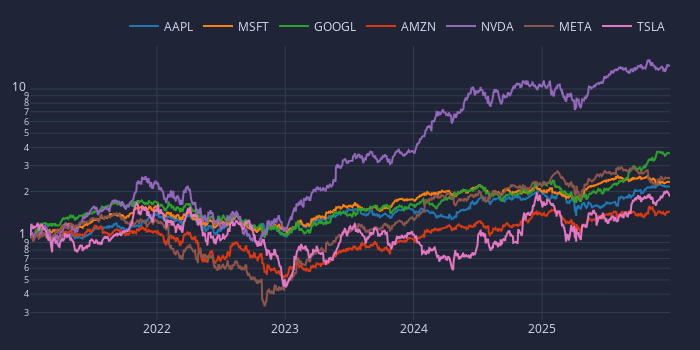

The notebook cell this image was saved under:
### Markdown cell above
## 1. Setup & Data Acquisition

### Code cell
import vectorbt as vbt
import numpy as np
import pandas as pd
import plotly.graph_objects as go

# Configuration
symbols = ['AAPL', 'MSFT', 'GOOGL', 'AMZN', 'NVDA', 'META', 'TSLA']
benchmark = 'SPY'
start_date = '2021-01-01'
end_date = '2026-01-01'

vbt.settings.array_wrapper['freq'] = 'days'
vbt.settings.returns['year_freq'] = '252 days'
vbt.settings.plotting['layout']['template'] = 'vbt_dark'

# Download Data
print(f"Downloading data for {len(symbols)} assets...")
data = vbt.YFData.download(symbols, start=start_date, end=end_date)
price = data.get('Close')

# Plot normalized price (Growth of $1)
(price / price.iloc[0]).vbt.plot(yaxis_type='log').show()

### Figure 1 — Plotly figure (JSON) as saved in the notebook; plotly's stock layout.template omitted (floating-point values rounded to 4 significant figures; data arrays with more than 128 entries replaced by an {"elided": "..."} marker saying what was removed)
{"data": [{"name": "AAPL", "showlegend": true, "type": "scatter", "uid": "8b5f7ad7-1ea0-4021-907f-e61107272321", "x": {"elided": "1255 str values"}, "y": {"elided": "1255 float values"}}, {"name": "MSFT", "showlegend": true, "type": "scatter", "uid": "2d0d35eb-968d-4684-addc-439b75320ceb", "x": {"elided": "1255 str values"}, "y": {"elided": "1255 float values"}}, {"name": "GOOGL", "showlegend": true, "type": "scatter", "uid": "eddca0cc-29e9-4ce6-ae64-eb4d1d4fb2ea", "x": {"elided": "1255 str values"}, "y": {"elided": "1255 float values"}}, {"name": "AMZN", "showlegend": true, "type": "scatter", "uid": "2a35b565-869d-45f0-a971-2fedda966ee4", "x": {"elided": "1255 str values"}, "y": {"elided": "1255 float values"}}, {"name": "NVDA", "showlegend": true, "type": "scatter", "uid": "b32f2746-c70a-4e2e-a0c1-b9d298ae6256", "x": {"elided": "1255 str values"}, "y": {"elided": "1255 float values"}}, {"name": "META", "showlegend": true, "type": "scatter", "uid": "fb0c955e-f24c-492b-afdf-d42e3bea5c3d", "x": {"elided": "1255 str values"}, "y": {"elided": "1255 float values"}}, {"name": "TSLA", "showlegend": true, "type": "scatter", "uid": "65d79151-940a-4a7c-b63b-00ee55f8d39d", "x": {"elided": "1255 str values"}, "y": {"elided": "1255 float values"}}], "layout": {"height": 350, "legend": {"orientation": "h", "traceorder": "normal", "x": 1, "xanchor": "right", "y": 1.02, "yanchor": "bottom"}, "margin": {"b": 30, "l": 30, "r": 30, "t": 30}, "width": 700, "yaxis": {"type": "log"}}}
